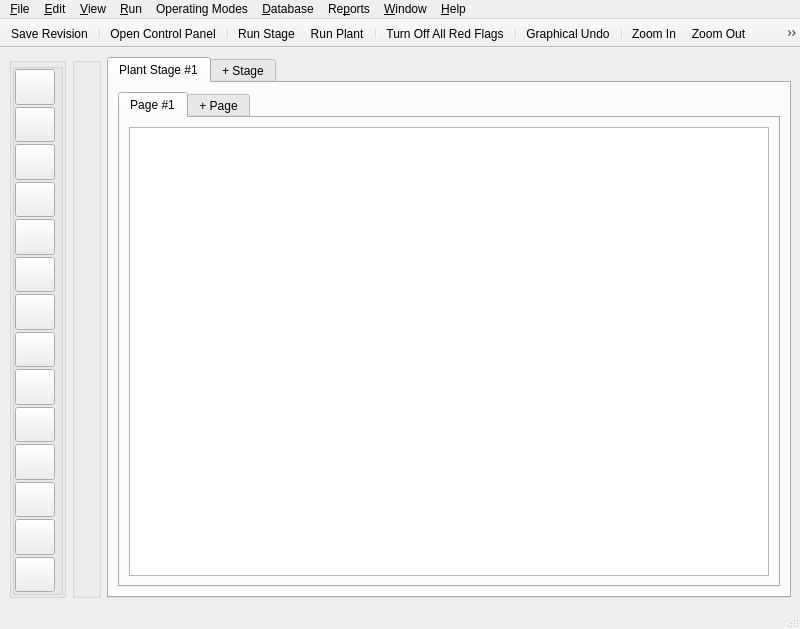
<?xml version="1.0" encoding="UTF-8"?>
<ui version="4.0">
 <class>MainWindow</class>
 <widget class="QMainWindow" name="MainWindow">
  <property name="geometry">
   <rect>
    <x>0</x>
    <y>0</y>
    <width>800</width>
    <height>629</height>
   </rect>
  </property>
  <property name="windowTitle">
   <string>MainWindow</string>
  </property>
  <widget class="QWidget" name="centralwidget">
   <layout class="QHBoxLayout" name="horizontalLayout">
    <item>
     <widget class="QGroupBox" name="groupBox">
      <property name="title">
       <string/>
      </property>
      <layout class="QHBoxLayout" name="horizontalLayout_2">
       <property name="spacing">
        <number>0</number>
       </property>
       <property name="leftMargin">
        <number>0</number>
       </property>
       <property name="topMargin">
        <number>0</number>
       </property>
       <property name="rightMargin">
        <number>0</number>
       </property>
       <property name="bottomMargin">
        <number>0</number>
       </property>
       <item>
        <widget class="QGroupBox" name="groupBox_2">
         <property name="title">
          <string/>
         </property>
         <layout class="QVBoxLayout" name="verticalLayout">
          <property name="spacing">
           <number>2</number>
          </property>
          <property name="leftMargin">
           <number>0</number>
          </property>
          <property name="topMargin">
           <number>0</number>
          </property>
          <property name="rightMargin">
           <number>5</number>
          </property>
          <property name="bottomMargin">
           <number>0</number>
          </property>
          <item>
           <widget class="QPushButton" name="pushButton">
            <property name="minimumSize">
             <size>
              <width>30</width>
              <height>30</height>
             </size>
            </property>
            <property name="maximumSize">
             <size>
              <width>40</width>
              <height>40</height>
             </size>
            </property>
            <property name="text">
             <string/>
            </property>
            <property name="icon">
             <iconset resource="images.qrc">
              <normaloff>:/icons/images/start_point.png</normaloff>:/icons/images/start_point.png</iconset>
            </property>
            <property name="iconSize">
             <size>
              <width>30</width>
              <height>30</height>
             </size>
            </property>
            <property name="autoRepeat">
             <bool>false</bool>
            </property>
           </widget>
          </item>
          <item>
           <widget class="QPushButton" name="pushButton_2">
            <property name="minimumSize">
             <size>
              <width>30</width>
              <height>30</height>
             </size>
            </property>
            <property name="maximumSize">
             <size>
              <width>40</width>
              <height>40</height>
             </size>
            </property>
            <property name="text">
             <string/>
            </property>
            <property name="icon">
             <iconset resource="images.qrc">
              <normaloff>:/icons/images/in_line_Equipment.png</normaloff>:/icons/images/in_line_Equipment.png</iconset>
            </property>
            <property name="iconSize">
             <size>
              <width>30</width>
              <height>30</height>
             </size>
            </property>
           </widget>
          </item>
          <item>
           <widget class="QPushButton" name="pushButton_3">
            <property name="minimumSize">
             <size>
              <width>30</width>
              <height>30</height>
             </size>
            </property>
            <property name="maximumSize">
             <size>
              <width>40</width>
              <height>40</height>
             </size>
            </property>
            <property name="text">
             <string/>
            </property>
            <property name="icon">
             <iconset resource="images.qrc">
              <normaloff>:/icons/images/transport_Equipment.png</normaloff>:/icons/images/transport_Equipment.png</iconset>
            </property>
            <property name="iconSize">
             <size>
              <width>30</width>
              <height>30</height>
             </size>
            </property>
           </widget>
          </item>
          <item>
           <widget class="QPushButton" name="pushButton_4">
            <property name="minimumSize">
             <size>
              <width>30</width>
              <height>30</height>
             </size>
            </property>
            <property name="maximumSize">
             <size>
              <width>40</width>
              <height>40</height>
             </size>
            </property>
            <property name="text">
             <string/>
            </property>
            <property name="icon">
             <iconset resource="images.qrc">
              <normaloff>:/icons/images/spiltters_and_flop_gates.png</normaloff>:/icons/images/spiltters_and_flop_gates.png</iconset>
            </property>
            <property name="iconSize">
             <size>
              <width>30</width>
              <height>30</height>
             </size>
            </property>
           </widget>
          </item>
          <item>
           <widget class="QPushButton" name="pushButton_5">
            <property name="minimumSize">
             <size>
              <width>30</width>
              <height>30</height>
             </size>
            </property>
            <property name="maximumSize">
             <size>
              <width>40</width>
              <height>40</height>
             </size>
            </property>
            <property name="text">
             <string/>
            </property>
            <property name="icon">
             <iconset resource="images.qrc">
              <normaloff>:/icons/images/crushing_Equipment.png</normaloff>:/icons/images/crushing_Equipment.png</iconset>
            </property>
            <property name="iconSize">
             <size>
              <width>30</width>
              <height>30</height>
             </size>
            </property>
           </widget>
          </item>
          <item>
           <widget class="QPushButton" name="pushButton_6">
            <property name="minimumSize">
             <size>
              <width>30</width>
              <height>30</height>
             </size>
            </property>
            <property name="maximumSize">
             <size>
              <width>40</width>
              <height>40</height>
             </size>
            </property>
            <property name="text">
             <string/>
            </property>
            <property name="icon">
             <iconset resource="images.qrc">
              <normaloff>:/icons/images/screening_Equipment.png</normaloff>:/icons/images/screening_Equipment.png</iconset>
            </property>
            <property name="iconSize">
             <size>
              <width>30</width>
              <height>30</height>
             </size>
            </property>
           </widget>
          </item>
          <item>
           <widget class="QPushButton" name="pushButton_7">
            <property name="minimumSize">
             <size>
              <width>30</width>
              <height>30</height>
             </size>
            </property>
            <property name="maximumSize">
             <size>
              <width>40</width>
              <height>40</height>
             </size>
            </property>
            <property name="text">
             <string/>
            </property>
            <property name="icon">
             <iconset resource="images.qrc">
              <normaloff>:/icons/images/mobile_Equipment.png</normaloff>:/icons/images/mobile_Equipment.png</iconset>
            </property>
            <property name="iconSize">
             <size>
              <width>30</width>
              <height>30</height>
             </size>
            </property>
           </widget>
          </item>
          <item>
           <widget class="QPushButton" name="pushButton_8">
            <property name="minimumSize">
             <size>
              <width>30</width>
              <height>30</height>
             </size>
            </property>
            <property name="maximumSize">
             <size>
              <width>40</width>
              <height>40</height>
             </size>
            </property>
            <property name="text">
             <string/>
            </property>
            <property name="icon">
             <iconset resource="images.qrc">
              <normaloff>:/icons/images/wash_Equipment.png</normaloff>:/icons/images/wash_Equipment.png</iconset>
            </property>
            <property name="iconSize">
             <size>
              <width>30</width>
              <height>30</height>
             </size>
            </property>
           </widget>
          </item>
          <item>
           <widget class="QPushButton" name="pushButton_10">
            <property name="minimumSize">
             <size>
              <width>30</width>
              <height>30</height>
             </size>
            </property>
            <property name="maximumSize">
             <size>
              <width>40</width>
              <height>40</height>
             </size>
            </property>
            <property name="text">
             <string/>
            </property>
            <property name="icon">
             <iconset resource="images.qrc">
              <normaloff>:/icons/images/inventory_(temporary storage).png</normaloff>:/icons/images/inventory_(temporary storage).png</iconset>
            </property>
            <property name="iconSize">
             <size>
              <width>30</width>
              <height>30</height>
             </size>
            </property>
           </widget>
          </item>
          <item>
           <widget class="QPushButton" name="pushButton_9">
            <property name="minimumSize">
             <size>
              <width>30</width>
              <height>30</height>
             </size>
            </property>
            <property name="maximumSize">
             <size>
              <width>40</width>
              <height>40</height>
             </size>
            </property>
            <property name="text">
             <string/>
            </property>
            <property name="icon">
             <iconset resource="images.qrc">
              <normaloff>:/icons/images/end_Products.png</normaloff>:/icons/images/end_Products.png</iconset>
            </property>
            <property name="iconSize">
             <size>
              <width>30</width>
              <height>30</height>
             </size>
            </property>
           </widget>
          </item>
          <item>
           <widget class="QPushButton" name="pushButton_12">
            <property name="minimumSize">
             <size>
              <width>30</width>
              <height>30</height>
             </size>
            </property>
            <property name="maximumSize">
             <size>
              <width>40</width>
              <height>40</height>
             </size>
            </property>
            <property name="text">
             <string/>
            </property>
            <property name="icon">
             <iconset resource="images.qrc">
              <normaloff>:/icons/images/clean_Water_Equipment.png</normaloff>:/icons/images/clean_Water_Equipment.png</iconset>
            </property>
            <property name="iconSize">
             <size>
              <width>30</width>
              <height>30</height>
             </size>
            </property>
           </widget>
          </item>
          <item>
           <widget class="QPushButton" name="pushButton_14">
            <property name="minimumSize">
             <size>
              <width>30</width>
              <height>30</height>
             </size>
            </property>
            <property name="maximumSize">
             <size>
              <width>40</width>
              <height>40</height>
             </size>
            </property>
            <property name="text">
             <string/>
            </property>
            <property name="icon">
             <iconset resource="images.qrc">
              <normaloff>:/icons/images/measurement_Equipment.png</normaloff>:/icons/images/measurement_Equipment.png</iconset>
            </property>
            <property name="iconSize">
             <size>
              <width>30</width>
              <height>30</height>
             </size>
            </property>
           </widget>
          </item>
          <item>
           <widget class="QPushButton" name="pushButton_13">
            <property name="minimumSize">
             <size>
              <width>30</width>
              <height>30</height>
             </size>
            </property>
            <property name="maximumSize">
             <size>
              <width>40</width>
              <height>40</height>
             </size>
            </property>
            <property name="text">
             <string/>
            </property>
            <property name="icon">
             <iconset resource="images.qrc">
              <normaloff>:/icons/images/power_Sources_and_Auxiliary_Equipment.png</normaloff>:/icons/images/power_Sources_and_Auxiliary_Equipment.png</iconset>
            </property>
            <property name="iconSize">
             <size>
              <width>30</width>
              <height>30</height>
             </size>
            </property>
           </widget>
          </item>
          <item>
           <widget class="QPushButton" name="pushButton_11">
            <property name="minimumSize">
             <size>
              <width>30</width>
              <height>30</height>
             </size>
            </property>
            <property name="maximumSize">
             <size>
              <width>40</width>
              <height>40</height>
             </size>
            </property>
            <property name="text">
             <string/>
            </property>
            <property name="icon">
             <iconset resource="images.qrc">
              <normaloff>:/icons/images/notes_Coloring_and_Drawing.png</normaloff>:/icons/images/notes_Coloring_and_Drawing.png</iconset>
            </property>
            <property name="iconSize">
             <size>
              <width>30</width>
              <height>30</height>
             </size>
            </property>
           </widget>
          </item>
         </layout>
        </widget>
       </item>
      </layout>
     </widget>
    </item>
    <item>
     <widget class="QGroupBox" name="groupBox_3">
      <property name="title">
       <string/>
      </property>
     </widget>
    </item>
    <item>
     <widget class="QTabWidget" name="tabWidget">
      <property name="currentIndex">
       <number>0</number>
      </property>
      <widget class="QWidget" name="tab">
       <attribute name="title">
        <string>Plant Stage #1</string>
       </attribute>
       <layout class="QGridLayout" name="gridLayout">
        <item row="0" column="0">
         <widget class="QTabWidget" name="tabWidget_2">
          <property name="currentIndex">
           <number>0</number>
          </property>
          <widget class="QWidget" name="tab_3">
           <attribute name="title">
            <string>Page #1</string>
           </attribute>
           <layout class="QGridLayout" name="gridLayout_2">
            <item row="0" column="0">
             <widget class="QGraphicsView" name="graphicsView"/>
            </item>
           </layout>
          </widget>
          <widget class="QWidget" name="tab_4">
           <attribute name="title">
            <string>+ Page</string>
           </attribute>
          </widget>
         </widget>
        </item>
       </layout>
      </widget>
      <widget class="QWidget" name="tab_2">
       <attribute name="title">
        <string>+ Stage</string>
       </attribute>
      </widget>
     </widget>
    </item>
   </layout>
  </widget>
  <widget class="QMenuBar" name="menubar">
   <property name="geometry">
    <rect>
     <x>0</x>
     <y>0</y>
     <width>800</width>
     <height>21</height>
    </rect>
   </property>
   <widget class="QMenu" name="menuFile">
    <property name="title">
     <string>&amp;File</string>
    </property>
    <widget class="QMenu" name="menuExport_to_PDF_JPEG_or_TIFF">
     <property name="title">
      <string>Export to PDF, JPEG or TIFF</string>
     </property>
     <addaction name="actionPage_to_PDF"/>
     <addaction name="actionPage_to_EPS"/>
     <addaction name="actionPage_with_Result_to_EPS"/>
     <addaction name="actionPage_to_JPEG"/>
     <addaction name="actionPage_to_TIFF_Color_big"/>
     <addaction name="actionPage_to_TIFF_B_W_small"/>
     <addaction name="separator"/>
     <addaction name="actionPlant_to_PDF"/>
     <addaction name="actionPlant_with_Result_to_PDF"/>
     <addaction name="actionPlant_to_EPS"/>
     <addaction name="actionPlant_with_Result_to_EPS"/>
    </widget>
    <addaction name="action_Save_Revision"/>
    <addaction name="action_Save_as_Master"/>
    <addaction name="actionSave_as_New"/>
    <addaction name="separator"/>
    <addaction name="action_Open_Revision_From_File"/>
    <addaction name="separator"/>
    <addaction name="actionOpen_Control_Panel"/>
    <addaction name="actionManage_User_Access_To_This_Project"/>
    <addaction name="separator"/>
    <addaction name="actionPrint_this_Page"/>
    <addaction name="actionPrint_All_Page"/>
    <addaction name="menuExport_to_PDF_JPEG_or_TIFF"/>
    <addaction name="separator"/>
    <addaction name="actionSet_Title_and_Print_Options_2"/>
    <addaction name="actionSet_User_Preferences"/>
    <addaction name="separator"/>
    <addaction name="action_Close_This_Project"/>
   </widget>
   <widget class="QMenu" name="menuEdit">
    <property name="title">
     <string>&amp;Edit</string>
    </property>
    <widget class="QMenu" name="menuAlign">
     <property name="title">
      <string>Align</string>
     </property>
     <property name="icon">
      <iconset resource="images.qrc">
       <normaloff>:/icons/images/algin.png</normaloff>:/icons/images/algin.png</iconset>
     </property>
     <addaction name="action_Top"/>
     <addaction name="action_Bottom"/>
     <addaction name="action_Left"/>
     <addaction name="action_Right"/>
    </widget>
    <widget class="QMenu" name="menuDistribute">
     <property name="title">
      <string>Distribute</string>
     </property>
     <property name="icon">
      <iconset resource="images.qrc">
       <normaloff>:/icons/images/distribute.png</normaloff>:/icons/images/distribute.png</iconset>
     </property>
     <addaction name="actionVertical_by_Center"/>
     <addaction name="actionHorizontal_by_Center"/>
    </widget>
    <addaction name="action_Graphical_Undo"/>
    <addaction name="separator"/>
    <addaction name="action_Copy"/>
    <addaction name="action_Cut"/>
    <addaction name="action_Paste"/>
    <addaction name="action_Delete"/>
    <addaction name="separator"/>
    <addaction name="action_Select_All"/>
    <addaction name="separator"/>
    <addaction name="menuAlign"/>
    <addaction name="menuDistribute"/>
   </widget>
   <widget class="QMenu" name="menuView">
    <property name="title">
     <string>&amp;View</string>
    </property>
    <widget class="QMenu" name="menuUnits">
     <property name="title">
      <string>Units</string>
     </property>
     <property name="icon">
      <iconset resource="images.qrc">
       <normaloff>:/icons/images/units.png</normaloff>:/icons/images/units.png</iconset>
     </property>
     <addaction name="action_Metric"/>
     <addaction name="action_Imperial"/>
    </widget>
    <addaction name="action_Refresh"/>
    <addaction name="separator"/>
    <addaction name="actionZoom_In"/>
    <addaction name="actionZoom_Out"/>
    <addaction name="actionZoom_to_Normal"/>
    <addaction name="actionZoom_to_Fit"/>
    <addaction name="separator"/>
    <addaction name="actionDraw_O_rthogonal_Flow_Streams"/>
    <addaction name="separator"/>
    <addaction name="menuUnits"/>
    <addaction name="separator"/>
    <addaction name="action_Display_Clean_Water_Equipment"/>
    <addaction name="action_Display_Toolbar"/>
    <addaction name="action_Display_Tool_Tips"/>
   </widget>
   <widget class="QMenu" name="menuRun">
    <property name="title">
     <string>&amp;Run</string>
    </property>
    <addaction name="actionRun_Stage"/>
    <addaction name="separator"/>
    <addaction name="actionRun_Plant"/>
    <addaction name="separator"/>
    <addaction name="actionTurn_Off_All_Red_Flags"/>
    <addaction name="action_Open_Configuration_Advisor"/>
   </widget>
   <widget class="QMenu" name="menuOperating_Modes">
    <property name="title">
     <string>Operating Modes</string>
    </property>
    <addaction name="actionAdd_New_Operating_Mode"/>
    <addaction name="separator"/>
    <addaction name="actionManage_Operating_Mode"/>
    <addaction name="separator"/>
    <addaction name="actionMode_Report"/>
    <addaction name="separator"/>
    <addaction name="actionMode_Differences_Report"/>
    <addaction name="separator"/>
    <addaction name="actionDelete_All_Operating_Mode"/>
    <addaction name="separator"/>
    <addaction name="actionWhat_are_Operating_Modes"/>
   </widget>
   <widget class="QMenu" name="menuDatabase">
    <property name="title">
     <string>&amp;Database</string>
    </property>
    <addaction name="actionView_All_Crushers"/>
    <addaction name="actionView_Edit_Specifications"/>
    <addaction name="actionView_Edit_Emission_Tables"/>
    <addaction name="separator"/>
    <addaction name="actionView_Screen_Size_Conversion_Table"/>
    <addaction name="actionImport_Data_From_Previous_Version"/>
    <addaction name="separator"/>
    <addaction name="actionManage_Attachments"/>
   </widget>
   <widget class="QMenu" name="menuReports">
    <property name="title">
     <string>Re&amp;ports</string>
    </property>
    <addaction name="actionCreate_Report_for_Selected_Item_s"/>
    <addaction name="actionCreate_Report_For_All_Items_on_Worksheet"/>
    <addaction name="separator"/>
    <addaction name="actionCreate_Emission_Report_for_Selected_Item_s"/>
    <addaction name="actionCreate_Emission_Report_for_All_Items_on_the_Worksheet"/>
    <addaction name="separator"/>
    <addaction name="actionSet_Title_and_Print_Options"/>
   </widget>
   <widget class="QMenu" name="menuWindow">
    <property name="title">
     <string>&amp;Window</string>
    </property>
    <addaction name="actionRe_fresh_All"/>
    <addaction name="action_Collapse_All"/>
    <addaction name="action_Restore_All"/>
   </widget>
   <widget class="QMenu" name="menuHelp">
    <property name="title">
     <string>&amp;Help</string>
    </property>
    <addaction name="actionOpen_Help_System"/>
    <addaction name="separator"/>
    <addaction name="actionGet_AggFlow_Updates"/>
    <addaction name="separator"/>
    <addaction name="actionRequest_Support"/>
    <addaction name="actionSend_Suggestions_To_AggFlow"/>
    <addaction name="separator"/>
    <addaction name="actionAggFlow_Disclaimer"/>
    <addaction name="actionAggFlow_License_Agreement"/>
    <addaction name="separator"/>
    <addaction name="action_About"/>
   </widget>
   <addaction name="menuFile"/>
   <addaction name="menuEdit"/>
   <addaction name="menuView"/>
   <addaction name="menuRun"/>
   <addaction name="menuOperating_Modes"/>
   <addaction name="menuDatabase"/>
   <addaction name="menuReports"/>
   <addaction name="menuWindow"/>
   <addaction name="menuHelp"/>
  </widget>
  <widget class="QStatusBar" name="statusbar"/>
  <widget class="QToolBar" name="toolBar">
   <property name="windowTitle">
    <string>toolBar</string>
   </property>
   <property name="movable">
    <bool>false</bool>
   </property>
   <attribute name="toolBarArea">
    <enum>TopToolBarArea</enum>
   </attribute>
   <attribute name="toolBarBreak">
    <bool>false</bool>
   </attribute>
   <addaction name="action_Save_Revision"/>
   <addaction name="separator"/>
   <addaction name="actionOpen_Control_Panel"/>
   <addaction name="separator"/>
   <addaction name="actionRun_Stage"/>
   <addaction name="actionRun_Plant"/>
   <addaction name="separator"/>
   <addaction name="actionTurn_Off_All_Red_Flags"/>
   <addaction name="separator"/>
   <addaction name="action_Graphical_Undo"/>
   <addaction name="separator"/>
   <addaction name="actionZoom_In"/>
   <addaction name="actionZoom_Out"/>
   <addaction name="actionZoom_to_Normal"/>
   <addaction name="separator"/>
   <addaction name="actionZoom_to_Fit"/>
   <addaction name="actionDraw_O_rthogonal_Flow_Streams"/>
   <addaction name="separator"/>
   <addaction name="action_Display_Clean_Water_Equipment"/>
   <addaction name="separator"/>
   <addaction name="actionOpen_Help_System"/>
   <addaction name="separator"/>
  </widget>
  <action name="action_Save_Revision">
   <property name="icon">
    <iconset resource="images.qrc">
     <normaloff>:/icons/images/save_revision.png</normaloff>:/icons/images/save_revision.png</iconset>
   </property>
   <property name="text">
    <string>&amp;Save Revision</string>
   </property>
  </action>
  <action name="actionOpen_Help_System">
   <property name="icon">
    <iconset resource="images.qrc">
     <normaloff>:/icons/images/openHelp.png</normaloff>:/icons/images/openHelp.png</iconset>
   </property>
   <property name="text">
    <string>Open Help System</string>
   </property>
  </action>
  <action name="actionGet_AggFlow_Updates">
   <property name="icon">
    <iconset resource="images.qrc">
     <normaloff>:/icons/images/getUpdate.png</normaloff>:/icons/images/getUpdate.png</iconset>
   </property>
   <property name="text">
    <string>Get AggFlow Updates</string>
   </property>
  </action>
  <action name="actionRequest_Support">
   <property name="icon">
    <iconset resource="images.qrc">
     <normaloff>:/icons/images/requestSupport.png</normaloff>:/icons/images/requestSupport.png</iconset>
   </property>
   <property name="text">
    <string>Request Support</string>
   </property>
  </action>
  <action name="actionSend_Suggestions_To_AggFlow">
   <property name="icon">
    <iconset resource="images.qrc">
     <normaloff>:/icons/images/sendSuggestion.png</normaloff>:/icons/images/sendSuggestion.png</iconset>
   </property>
   <property name="text">
    <string>Send &amp;Suggestions To AggFlow</string>
   </property>
  </action>
  <action name="actionAggFlow_Disclaimer">
   <property name="icon">
    <iconset resource="images.qrc">
     <normaloff>:/icons/images/disclaimer.png</normaloff>:/icons/images/disclaimer.png</iconset>
   </property>
   <property name="text">
    <string>AggFlow Disclaimer</string>
   </property>
  </action>
  <action name="actionAggFlow_License_Agreement">
   <property name="icon">
    <iconset resource="images.qrc">
     <normaloff>:/icons/images/liencseAggrement.png</normaloff>:/icons/images/liencseAggrement.png</iconset>
   </property>
   <property name="text">
    <string>AggFlow License Agreement</string>
   </property>
  </action>
  <action name="action_About">
   <property name="icon">
    <iconset resource="images.qrc">
     <normaloff>:/icons/images/about.png</normaloff>:/icons/images/about.png</iconset>
   </property>
   <property name="text">
    <string>&amp;About</string>
   </property>
  </action>
  <action name="actionRe_fresh_All">
   <property name="text">
    <string>Re&amp;fresh All</string>
   </property>
  </action>
  <action name="action_Collapse_All">
   <property name="text">
    <string>&amp;Collapse All</string>
   </property>
  </action>
  <action name="action_Restore_All">
   <property name="text">
    <string>&amp;Restore All</string>
   </property>
  </action>
  <action name="actionCreate_Report_for_Selected_Item_s">
   <property name="icon">
    <iconset resource="images.qrc">
     <normaloff>:/icons/images/reportSelectItem.png</normaloff>:/icons/images/reportSelectItem.png</iconset>
   </property>
   <property name="text">
    <string>Create Report for Selected Item(s)</string>
   </property>
  </action>
  <action name="actionCreate_Report_For_All_Items_on_Worksheet">
   <property name="icon">
    <iconset resource="images.qrc">
     <normaloff>:/icons/images/reportallItem.png</normaloff>:/icons/images/reportallItem.png</iconset>
   </property>
   <property name="text">
    <string>Create Report For &amp;All Items on Worksheet</string>
   </property>
  </action>
  <action name="actionCreate_Emission_Report_for_Selected_Item_s">
   <property name="icon">
    <iconset resource="images.qrc">
     <normaloff>:/icons/images/reportEmission.png</normaloff>:/icons/images/reportEmission.png</iconset>
   </property>
   <property name="text">
    <string>Create &amp;Emission Report for Selected Item(s)</string>
   </property>
  </action>
  <action name="actionCreate_Emission_Report_for_All_Items_on_the_Worksheet">
   <property name="icon">
    <iconset resource="images.qrc">
     <normaloff>:/icons/images/reportEmissionall.png</normaloff>:/icons/images/reportEmissionall.png</iconset>
   </property>
   <property name="text">
    <string>Create Emission Report for All Items on the Worksheet</string>
   </property>
  </action>
  <action name="actionSet_Title_and_Print_Options">
   <property name="icon">
    <iconset resource="images.qrc">
     <normaloff>:/icons/images/setTitle_print_option.png</normaloff>:/icons/images/setTitle_print_option.png</iconset>
   </property>
   <property name="text">
    <string>Set Title and Print Options</string>
   </property>
  </action>
  <action name="actionView_All_Crushers">
   <property name="icon">
    <iconset resource="images.qrc">
     <normaloff>:/icons/images/viewallcrusher.png</normaloff>:/icons/images/viewallcrusher.png</iconset>
   </property>
   <property name="text">
    <string>View All Crushers</string>
   </property>
  </action>
  <action name="actionView_Edit_Specifications">
   <property name="icon">
    <iconset resource="images.qrc">
     <normaloff>:/icons/images/view_edit_specifications.png</normaloff>:/icons/images/view_edit_specifications.png</iconset>
   </property>
   <property name="text">
    <string>View/Edit Specifications...</string>
   </property>
  </action>
  <action name="actionView_Edit_Emission_Tables">
   <property name="icon">
    <iconset resource="images.qrc">
     <normaloff>:/icons/images/view_edit_emission_table.png</normaloff>:/icons/images/view_edit_emission_table.png</iconset>
   </property>
   <property name="text">
    <string>View/Edit Emission Tables...</string>
   </property>
  </action>
  <action name="actionView_Screen_Size_Conversion_Table">
   <property name="icon">
    <iconset resource="images.qrc">
     <normaloff>:/icons/images/view_screen_size.png</normaloff>:/icons/images/view_screen_size.png</iconset>
   </property>
   <property name="text">
    <string>View Screen Size Conversion &amp;Table...</string>
   </property>
  </action>
  <action name="actionImport_Data_From_Previous_Version">
   <property name="icon">
    <iconset resource="images.qrc">
     <normaloff>:/icons/images/import_data_previous.png</normaloff>:/icons/images/import_data_previous.png</iconset>
   </property>
   <property name="text">
    <string>Import Data From Previous Version</string>
   </property>
  </action>
  <action name="actionManage_Attachments">
   <property name="icon">
    <iconset resource="images.qrc">
     <normaloff>:/icons/images/manage_attchements.png</normaloff>:/icons/images/manage_attchements.png</iconset>
   </property>
   <property name="text">
    <string>Manage Attachments</string>
   </property>
  </action>
  <action name="actionAdd_New_Operating_Mode">
   <property name="text">
    <string>Add New Operating Mode</string>
   </property>
  </action>
  <action name="actionManage_Operating_Mode">
   <property name="text">
    <string>Manage Operating Modes</string>
   </property>
  </action>
  <action name="actionMode_Report">
   <property name="text">
    <string>Mode Report</string>
   </property>
  </action>
  <action name="actionMode_Differences_Report">
   <property name="text">
    <string>Mode Differences Report</string>
   </property>
  </action>
  <action name="actionDelete_All_Operating_Mode">
   <property name="text">
    <string>Delete All Operating Modes</string>
   </property>
  </action>
  <action name="actionWhat_are_Operating_Modes">
   <property name="text">
    <string>What are Operating Modes?</string>
   </property>
  </action>
  <action name="actionRun_Stage">
   <property name="icon">
    <iconset resource="images.qrc">
     <normaloff>:/icons/images/runStage.png</normaloff>:/icons/images/runStage.png</iconset>
   </property>
   <property name="text">
    <string>Run Stage</string>
   </property>
  </action>
  <action name="actionRun_Plant">
   <property name="icon">
    <iconset resource="images.qrc">
     <normaloff>:/icons/images/runPlant.png</normaloff>:/icons/images/runPlant.png</iconset>
   </property>
   <property name="text">
    <string>&amp;Run Plant</string>
   </property>
  </action>
  <action name="actionTurn_Off_All_Red_Flags">
   <property name="icon">
    <iconset resource="images.qrc">
     <normaloff>:/icons/images/turnoffallredflag.png</normaloff>:/icons/images/turnoffallredflag.png</iconset>
   </property>
   <property name="text">
    <string>Turn Off All Red Flags</string>
   </property>
  </action>
  <action name="action_Open_Configuration_Advisor">
   <property name="icon">
    <iconset resource="images.qrc">
     <normaloff>:/icons/images/openConfigurationAdvisor.png</normaloff>:/icons/images/openConfigurationAdvisor.png</iconset>
   </property>
   <property name="text">
    <string>&amp;Open Configuration Advisor</string>
   </property>
  </action>
  <action name="action_Save_as_Master">
   <property name="icon">
    <iconset resource="images.qrc">
     <normaloff>:/icons/images/save_as_master.png</normaloff>:/icons/images/save_as_master.png</iconset>
   </property>
   <property name="text">
    <string>&amp;Save as Master</string>
   </property>
  </action>
  <action name="action_Open_Revision_From_File">
   <property name="icon">
    <iconset resource="images.qrc">
     <normaloff>:/icons/images/open_revision_file.png</normaloff>:/icons/images/open_revision_file.png</iconset>
   </property>
   <property name="text">
    <string>&amp;Open Revision From File</string>
   </property>
  </action>
  <action name="actionOpen_Control_Panel">
   <property name="icon">
    <iconset resource="images.qrc">
     <normaloff>:/icons/images/open_control_panel.png</normaloff>:/icons/images/open_control_panel.png</iconset>
   </property>
   <property name="text">
    <string>Open Control Panel</string>
   </property>
  </action>
  <action name="actionManage_User_Access_To_This_Project">
   <property name="icon">
    <iconset resource="images.qrc">
     <normaloff>:/icons/images/manage_user_access.png</normaloff>:/icons/images/manage_user_access.png</iconset>
   </property>
   <property name="text">
    <string>Manage User Access To This Project</string>
   </property>
  </action>
  <action name="actionPrint_this_Page">
   <property name="icon">
    <iconset resource="images.qrc">
     <normaloff>:/icons/images/print_page.png</normaloff>:/icons/images/print_page.png</iconset>
   </property>
   <property name="text">
    <string>Print this Page</string>
   </property>
  </action>
  <action name="actionPrint_All_Page">
   <property name="icon">
    <iconset resource="images.qrc">
     <normaloff>:/icons/images/print_all_page.png</normaloff>:/icons/images/print_all_page.png</iconset>
   </property>
   <property name="text">
    <string>Print All Page...</string>
   </property>
  </action>
  <action name="actionSet_Title_and_Print_Options_2">
   <property name="icon">
    <iconset resource="images.qrc">
     <normaloff>:/icons/images/setTitle_print_option.png</normaloff>:/icons/images/setTitle_print_option.png</iconset>
   </property>
   <property name="text">
    <string>Set Title and Print Options</string>
   </property>
  </action>
  <action name="actionSet_User_Preferences">
   <property name="icon">
    <iconset resource="images.qrc">
     <normaloff>:/icons/images/setuser_preference.png</normaloff>:/icons/images/setuser_preference.png</iconset>
   </property>
   <property name="text">
    <string>Set User Preferences...</string>
   </property>
  </action>
  <action name="action_Close_This_Project">
   <property name="icon">
    <iconset resource="images.qrc">
     <normaloff>:/icons/images/close.png</normaloff>:/icons/images/close.png</iconset>
   </property>
   <property name="text">
    <string>&amp;Close This Project</string>
   </property>
  </action>
  <action name="actionSave_as_New">
   <property name="icon">
    <iconset resource="images.qrc">
     <normaloff>:/icons/images/save_as_new_design.png</normaloff>:/icons/images/save_as_new_design.png</iconset>
   </property>
   <property name="text">
    <string>Save As New Design Project</string>
   </property>
  </action>
  <action name="actionPage_to_PDF">
   <property name="text">
    <string>Page to PDF</string>
   </property>
  </action>
  <action name="actionPage_to_EPS">
   <property name="text">
    <string>Page to EPS</string>
   </property>
  </action>
  <action name="actionPage_with_Result_to_EPS">
   <property name="text">
    <string>Page with Result to EPS</string>
   </property>
  </action>
  <action name="actionPage_to_JPEG">
   <property name="text">
    <string>Page to JPEG</string>
   </property>
  </action>
  <action name="actionPage_to_TIFF_Color_big">
   <property name="text">
    <string>Page to TIFF Color(big)</string>
   </property>
  </action>
  <action name="actionPage_to_TIFF_B_W_small">
   <property name="text">
    <string>Page to TIFF B/W (small)</string>
   </property>
  </action>
  <action name="actionPlant_to_PDF">
   <property name="text">
    <string>Plant to PDF</string>
   </property>
  </action>
  <action name="actionPlant_with_Result_to_PDF">
   <property name="text">
    <string>Plant with Result to PDF</string>
   </property>
  </action>
  <action name="actionPlant_to_EPS">
   <property name="text">
    <string>Plant to EPS</string>
   </property>
  </action>
  <action name="actionPlant_with_Result_to_EPS">
   <property name="text">
    <string>Plant with Result to EPS</string>
   </property>
  </action>
  <action name="action_Graphical_Undo">
   <property name="icon">
    <iconset resource="images.qrc">
     <normaloff>:/icons/images/graphicalundo.png</normaloff>:/icons/images/graphicalundo.png</iconset>
   </property>
   <property name="text">
    <string>&amp;Graphical Undo</string>
   </property>
  </action>
  <action name="action_Copy">
   <property name="icon">
    <iconset resource="images.qrc">
     <normaloff>:/icons/images/copy.png</normaloff>:/icons/images/copy.png</iconset>
   </property>
   <property name="text">
    <string>&amp;Copy</string>
   </property>
  </action>
  <action name="action_Cut">
   <property name="icon">
    <iconset resource="images.qrc">
     <normaloff>:/icons/images/cut.png</normaloff>:/icons/images/cut.png</iconset>
   </property>
   <property name="text">
    <string>Cu&amp;t</string>
   </property>
  </action>
  <action name="action_Paste">
   <property name="icon">
    <iconset resource="images.qrc">
     <normaloff>:/icons/images/paste.png</normaloff>:/icons/images/paste.png</iconset>
   </property>
   <property name="text">
    <string>&amp;Paste</string>
   </property>
  </action>
  <action name="action_Delete">
   <property name="icon">
    <iconset resource="images.qrc">
     <normaloff>:/icons/images/delete.png</normaloff>:/icons/images/delete.png</iconset>
   </property>
   <property name="text">
    <string>De&amp;lete</string>
   </property>
  </action>
  <action name="action_Select_All">
   <property name="icon">
    <iconset resource="images.qrc">
     <normaloff>:/icons/images/selectall.png</normaloff>:/icons/images/selectall.png</iconset>
   </property>
   <property name="text">
    <string>&amp;Select All</string>
   </property>
  </action>
  <action name="action_Top">
   <property name="icon">
    <iconset resource="images.qrc">
     <normaloff>:/icons/images/top.png</normaloff>:/icons/images/top.png</iconset>
   </property>
   <property name="text">
    <string>Top</string>
   </property>
  </action>
  <action name="action_Bottom">
   <property name="icon">
    <iconset resource="images.qrc">
     <normaloff>:/icons/images/bottom.png</normaloff>:/icons/images/bottom.png</iconset>
   </property>
   <property name="text">
    <string>Bottom</string>
   </property>
  </action>
  <action name="action_Left">
   <property name="icon">
    <iconset resource="images.qrc">
     <normaloff>:/icons/images/left.png</normaloff>:/icons/images/left.png</iconset>
   </property>
   <property name="text">
    <string>Left</string>
   </property>
  </action>
  <action name="action_Right">
   <property name="icon">
    <iconset resource="images.qrc">
     <normaloff>:/icons/images/right.png</normaloff>:/icons/images/right.png</iconset>
   </property>
   <property name="text">
    <string>Right</string>
   </property>
  </action>
  <action name="actionVertical_by_Center">
   <property name="icon">
    <iconset resource="images.qrc">
     <normaloff>:/icons/images/verticalbycenter.png</normaloff>:/icons/images/verticalbycenter.png</iconset>
   </property>
   <property name="text">
    <string>Vertical by Center</string>
   </property>
  </action>
  <action name="actionHorizontal_by_Center">
   <property name="icon">
    <iconset resource="images.qrc">
     <normaloff>:/icons/images/horizontalbycenter.png</normaloff>:/icons/images/horizontalbycenter.png</iconset>
   </property>
   <property name="text">
    <string>Horizontal by Center</string>
   </property>
  </action>
  <action name="action_Refresh">
   <property name="icon">
    <iconset resource="images.qrc">
     <normaloff>:/icons/images/refresh.png</normaloff>:/icons/images/refresh.png</iconset>
   </property>
   <property name="text">
    <string>&amp;Refresh</string>
   </property>
  </action>
  <action name="actionZoom_In">
   <property name="icon">
    <iconset resource="images.qrc">
     <normaloff>:/icons/images/zoomIn.png</normaloff>:/icons/images/zoomIn.png</iconset>
   </property>
   <property name="text">
    <string>Zoom &amp;In</string>
   </property>
  </action>
  <action name="actionZoom_Out">
   <property name="icon">
    <iconset resource="images.qrc">
     <normaloff>:/icons/images/zoomout.png</normaloff>:/icons/images/zoomout.png</iconset>
   </property>
   <property name="text">
    <string>Zoom &amp;Out</string>
   </property>
  </action>
  <action name="actionZoom_to_Normal">
   <property name="icon">
    <iconset resource="images.qrc">
     <normaloff>:/icons/images/zoomnormal.png</normaloff>:/icons/images/zoomnormal.png</iconset>
   </property>
   <property name="text">
    <string>Zoom to &amp;Normal</string>
   </property>
  </action>
  <action name="actionZoom_to_Fit">
   <property name="icon">
    <iconset resource="images.qrc">
     <normaloff>:/icons/images/zoom_to_fit.PNG</normaloff>:/icons/images/zoom_to_fit.PNG</iconset>
   </property>
   <property name="text">
    <string>Zoom to &amp;Fit</string>
   </property>
  </action>
  <action name="actionDraw_O_rthogonal_Flow_Streams">
   <property name="icon">
    <iconset resource="images.qrc">
     <normaloff>:/icons/images/draw_orthogonal.png</normaloff>:/icons/images/draw_orthogonal.png</iconset>
   </property>
   <property name="text">
    <string>Draw O&amp;rthogonal Flow Streams</string>
   </property>
  </action>
  <action name="action_Metric">
   <property name="text">
    <string>Metric</string>
   </property>
  </action>
  <action name="action_Imperial">
   <property name="text">
    <string>Imperial</string>
   </property>
  </action>
  <action name="action_Display_Clean_Water_Equipment">
   <property name="checkable">
    <bool>true</bool>
   </property>
   <property name="icon">
    <iconset resource="images.qrc">
     <normaloff>:/icons/images/displayCleanWater.png</normaloff>:/icons/images/displayCleanWater.png</iconset>
   </property>
   <property name="text">
    <string>Display Clean Water Equipment</string>
   </property>
  </action>
  <action name="action_Display_Toolbar">
   <property name="checkable">
    <bool>true</bool>
   </property>
   <property name="icon">
    <iconset resource="images.qrc">
     <normaloff>:/icons/images/displayToolbar.png</normaloff>:/icons/images/displayToolbar.png</iconset>
   </property>
   <property name="text">
    <string>Display Toolbar</string>
   </property>
  </action>
  <action name="action_Display_Tool_Tips">
   <property name="checkable">
    <bool>true</bool>
   </property>
   <property name="icon">
    <iconset resource="images.qrc">
     <normaloff>:/icons/images/displayToolbarTip.png</normaloff>:/icons/images/displayToolbarTip.png</iconset>
   </property>
   <property name="text">
    <string>Display Tool Tips</string>
   </property>
  </action>
 </widget>
 <resources>
  <include location="images.qrc"/>
 </resources>
 <connections/>
</ui>
